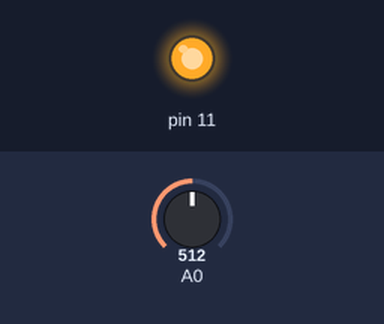
The sketch below on a simulated Arduino Uno, built with avr-gcc and run on an emulated ATmega328P. Shown: output pins drawn as LEDs (lit = HIGH). Inputs (shaded band) come from the test bench; at power-on: A0 = 512.

Above: at 0.1 s.
Timing chart, 0 to 1.6 s (numbered marks = the images above):
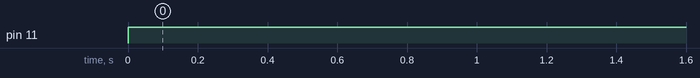

The sketch:

Lesson_09_Voltage_Sensor_If.ino
```cpp
float R1 = 30000.0;
float R2 = 7500.0;
float battery_threshold = 7.8;

void setup() {
  pinMode(11, OUTPUT);

}

void loop() {
  int adc = analogRead(A0);
  float voltage = adc * 5 / 1024;
  float battery = voltage / (R2/(R1+R2));

  if(voltage < battery_threshold){
    digitalWrite(11, HIGH);
  }
  else{
    digitalWrite(11, LOW);
  }

}
```

Measured:
- by itself, pin 11: LOW → HIGH at 0.00 s
